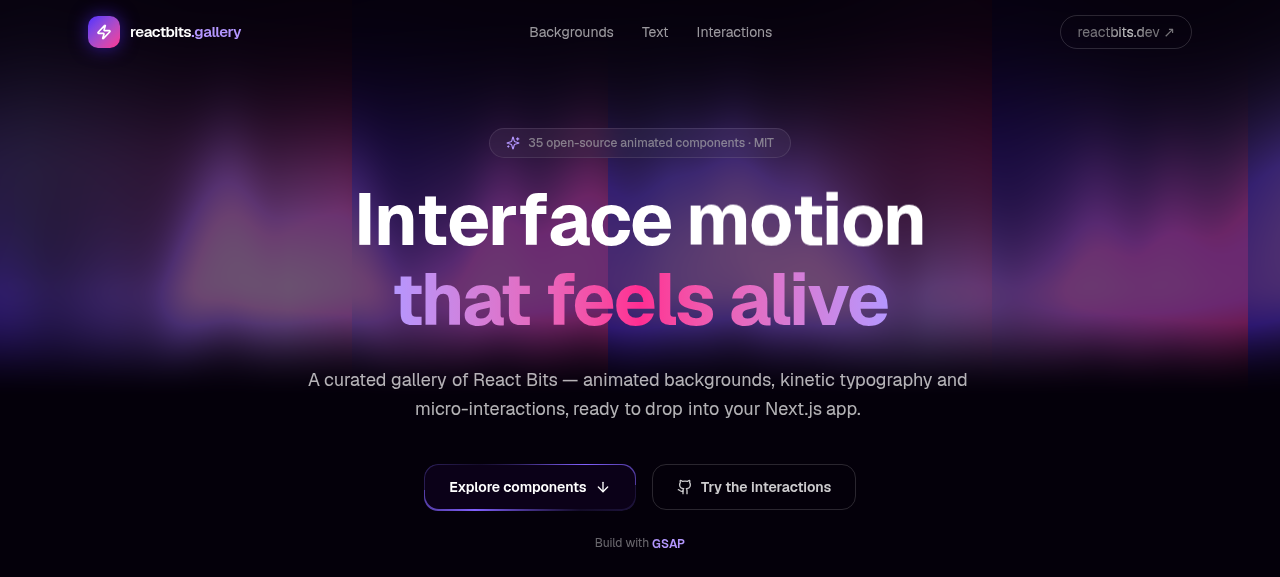
#> input picture download/pages-live-check.png, 1280 x 577 px, found by its file name
$ python check_screenshot.py
#> lines starting #> are read from the running program, lines starting #| are printed output that depends on the picture
"""Verify the live-site screenshot shows real rendered content (non-black pixels)."""
from PIL import Image

img = Image.open("/home/z/my-project/download/pages-live-check.png").convert("RGB")
#> img is the input picture: PIL image 1280x577 RGB; mean R, G, B 40.5, 23.1, 52.1
w, h = img.size
#> w = 1280; h = 577
print(f"screenshot: {w}x{h}")
#| screenshot: 1280x577

# Hero region: top 800px (Aurora background + title)
hero = img.crop((0, 0, w, 800))
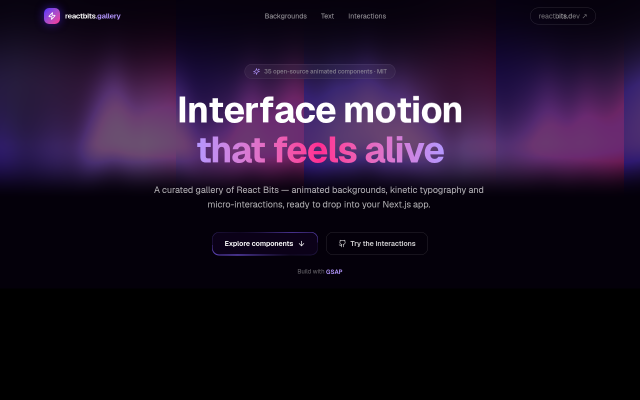
#> hero: PIL image 1280x800 RGB (shown at 1/2 size); mean R, G, B 29.2, 16.7, 37.6
hero_px = list(hero.getdata())
#> hero_px = 1024000 items
lit_hero = sum(1 for r, g, b in hero_px if r + g + b > 60)
#> lit_hero = 367980
print(f"hero region: {lit_hero}/{len(hero_px)} lit pixels ({100*lit_hero/len(hero_px):.1f}%)")
#| hero region: 367980/1024000 lit pixels (35.9%)

# Full page
all_px = list(img.getdata())
#> all_px = 738560 items
lit_all = sum(1 for r, g, b in all_px if r + g + b > 60)
#> lit_all = 367980
print(f"full page:  {lit_all}/{len(all_px)} lit pixels ({100*lit_all/len(all_px):.1f}%)")
#| full page:  367980/738560 lit pixels (49.8%)

# Sample some colors from the hero to show it's not flat black
colors = hero.getcolors(maxcolors=100000)
#> colors = 30063 items
colors.sort(reverse=True)
print("top hero colors (count, RGB):")
for cnt, c in colors[:5]:
    print(f"  {cnt:>8}  {c}")
#> this loop made 5 passes
#> (cnt, c) on passes 1 to 5: (285440, (0, 0, 0)), (220771, (4, 0, 10)), (11520, (255, 255, 255)), (8094, (11, 1, 24)), (6201, (6, 1, 13))
#|     285440  (0, 0, 0)
#|     220771  (4, 0, 10)
#|      11520  (255, 255, 255)
#|       8094  (11, 1, 24)
#|       6201  (6, 1, 13)

verdict = "RENDERED OK" if lit_hero > len(hero_px) * 0.02 else "SUSPICIOUS: hero nearly black"
#> verdict = 'RENDERED OK'
print("verdict:", verdict)
#| verdict: RENDERED OK
